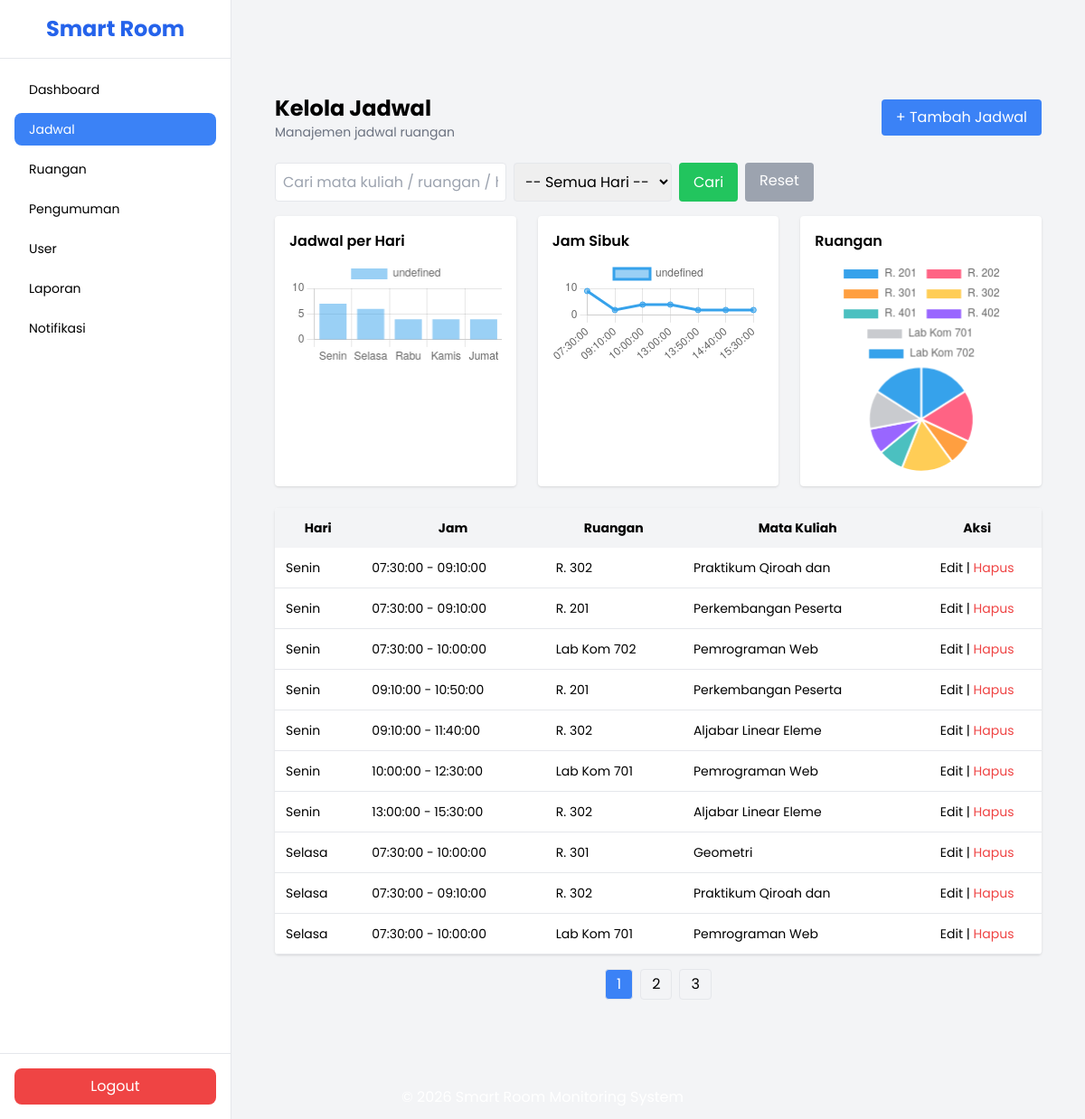
Page /index.php?menu=kelola_jadwal (signed in) on the committed database.
### tables this page shows
CREATE TABLE `jadwal` (
  `id_jadwal` int(11) NOT NULL,
  `id_mk_prodi` int(11) DEFAULT NULL,
  `id_dosen` int(11) DEFAULT NULL,
  `id_ruangan` int(11) DEFAULT NULL,
  `id_kelas` int(11) DEFAULT NULL,
  `id_tahun_ajar` int(11) DEFAULT NULL,
  `hari` varchar(20) DEFAULT NULL,
  `jam_mulai` time DEFAULT NULL,
  `jam_selesai` time DEFAULT NULL
);

CREATE TABLE `ruangan` (
  `id_ruangan` int(11) NOT NULL,
  `id_gedung` int(11) DEFAULT NULL,
  `nama_ruangan` varchar(50) DEFAULT NULL,
  `kapasitas` int(11) DEFAULT NULL,
  `lantai` int(11) NOT NULL DEFAULT 1
);

CREATE TABLE `mata_kuliah` (
  `id_mk` int(11) NOT NULL,
  `kode_mk` varchar(20) DEFAULT NULL,
  `nama_mk` varchar(20) DEFAULT NULL,
  `sks` int(11) DEFAULT NULL
);

### admin/kelola_jadwal.php (the view, shortened to what this page needs)
<?php
include __DIR__ . '/../config/koneksi.php';
$filter_hari = $_GET['hari'] ?? '';
$search = $_GET['search'] ?? '';
$limit = 10;
$page = isset($_GET['page']) ? (int)$_GET['page'] : 1;
$offset = ($page - 1) * $limit;
$where = "WHERE 1=1";
$total_data = mysqli_fetch_assoc(mysqli_query($conn,"
SELECT COUNT(*) as total
FROM jadwal j
JOIN ruangan r ON j.id_ruangan = r.id_ruangan
JOIN mk_prodi mp ON j.id_mk_prodi = mp.id_mk_prodi
JOIN mata_kuliah mk ON mp.id_mk = mk.id_mk
$where
"))['total'];
$total_page = ceil($total_data / $limit);
$data = mysqli_query($conn, "
SELECT
    j.*,
    r.nama_ruangan,
    mk.nama_mk
FROM jadwal j
JOIN ruangan r ON j.id_ruangan = r.id_ruangan
JOIN mk_prodi mp ON j.id_mk_prodi = mp.id_mk_prodi
JOIN mata_kuliah mk ON mp.id_mk = mk.id_mk
$where
ORDER BY
FIELD(j.hari,'Senin','Selasa','Rabu','Kamis','Jumat','Sabtu','Minggu'),
j.jam_mulai ASC
LIMIT $limit OFFSET $offset
");
$qHari = mysqli_query($conn,"
SELECT hari, COUNT(*) as total
FROM jadwal
GROUP BY hari
ORDER BY FIELD(hari,'Senin','Selasa','Rabu','Kamis','Jumat','Sabtu','Minggu')
");
$hari_chart = [];
$total_chart = [];
while($h = mysqli_fetch_assoc($qHari)){
    $hari_chart[] = $h['hari'];
    $total_chart[] = $h['total'];
}
$qJam = mysqli_query($conn,"
SELECT jam_mulai, COUNT(*) as total
FROM jadwal
GROUP BY jam_mulai
ORDER BY jam_mulai
");
$jam = [];
$total_jam = [];
while($j = mysqli_fetch_assoc($qJam)){
    $jam[] = $j['jam_mulai'];
    $total_jam[] = $j['total'];
}
$qRuang = mysqli_query($conn,"
SELECT r.nama_ruangan, COUNT(*) as total
FROM jadwal j
JOIN ruangan r ON j.id_ruangan = r.id_ruangan
GROUP BY j.id_ruangan
");
$ruang = [];
$total_ruang = [];
while($r = mysqli_fetch_assoc($qRuang)){
    $ruang[] = $r['nama_ruangan'];
    $total_ruang[] = $r['total'];
}
?>
<div class="p-6">
<div class="flex justify-between items-center mb-6">
    <div>
        <h2 class="text-2xl font-bold">Kelola Jadwal</h2>
        <p class="text-sm text-gray-500">Manajemen jadwal ruangan</p>
    </div>
    <a href="index.php?menu=tambah_jadwal"
       class="bg-blue-500 text-white px-4 py-2 rounded">
       + Tambah Jadwal
    </a>
</div>
<form method="GET" class="mb-4 flex gap-2 flex-wrap">
<input type="text" name="search"
placeholder="Cari mata kuliah / ruangan / hari..."
value="<?= $search ?>"
class="border p-2 rounded w-64">
<select name="hari" class="border p-2 rounded">
<option value="">-- Semua Hari --</option>
</select>
<button class="bg-green-500 text-white px-4 py-2 rounded">Cari</button>
<a href="index.php?menu=kelola_jadwal" class="bg-gray-400 text-white px-4 py-2 rounded">Reset</a>
</form>
<div class="grid md:grid-cols-3 gap-6 mb-6">
<div class="bg-white p-4 rounded shadow">
<h4 class="font-semibold mb-2">Jadwal per Hari</h4>
<canvas id="chartHari"></canvas>
</div>
<div class="bg-white p-4 rounded shadow">
<h4 class="font-semibold mb-2">Jam Sibuk</h4>
<canvas id="chartJam"></canvas>
</div>
<div class="bg-white p-4 rounded shadow">
<h4 class="font-semibold mb-2">Ruangan</h4>
<canvas id="chartRuang"></canvas>
</div>
</div>
<div class="bg-white rounded shadow overflow-hidden">
<table class="w-full text-sm">
<thead class="bg-gray-100">
<tr>
<th class="p-3">Hari</th>
<th class="p-3">Jam</th>
<th class="p-3">Ruangan</th>
<th class="p-3">Mata Kuliah</th>
<th class="p-3 text-center">Aksi</th>
</tr>
</thead>
<tbody>
<?php if(mysqli_num_rows($data) > 0){ ?>
<?php while($row = mysqli_fetch_assoc($data)) { ?>
<tr class="border-b">
<td class="p-3"><?= $row['hari'] ?></td>
<td class="p-3">
<?= $row['jam_mulai'] ?> - <?= $row['jam_selesai'] ?>
</td>
<td class="p-3"><?= $row['nama_ruangan'] ?></td>
<td class="p-3"><?= $row['nama_mk'] ?></td>
<td class="p-3 text-center">
<a href="index.php?menu=edit_jadwal&id=<?= $row['id_jadwal'] ?>">Edit</a> |
<a href="index.php?menu=hapus_jadwal&id=<?= $row['id_jadwal'] ?>"
   onclick="return confirm('Yakin hapus?')"
   class="text-red-500">
Hapus
</a>
</td>
</tr>
<?php } ?>
<?php } ?>
</tbody>
</table>
</div>
<div class="flex justify-center mt-4 gap-2">
<?php for($i=1; $i<=$total_page; $i++) { ?>
<a href="index.php?menu=kelola_jadwal&page=<?= $i ?>&hari=<?= $filter_hari ?>&search=<?= $search ?>"
   class="px-3 py-1 border rounded
   <?= ($i == $page) ? 'bg-blue-500 text-white' : '' ?>">
   <?= $i ?>
</a>
<?php } ?>
</div>
</div>
<script>
new Chart(document.getElementById('chartHari'), {
type: 'bar',
data: {
labels: <?= json_encode($hari_chart) ?>,
datasets: [{ data: <?= json_encode($total_chart) ?> }]
}
});
new Chart(document.getElementById('chartJam'), {
type: 'line',
data: {
labels: <?= json_encode($jam) ?>,
datasets: [{ data: <?= json_encode($total_jam) ?> }]
}
});
new Chart(document.getElementById('chartRuang'), {
type: 'pie',
data: {
labels: <?= json_encode($ruang) ?>,
datasets: [{ data: <?= json_encode($total_ruang) ?> }]
}
});
</script>

### index.php (style rules this page uses)
body { font-family:'Poppins',sans-serif; }

### rows in the picture
jadwal: hari "Senin", jam_mulai "07:30:00", jam_selesai "09:10:00", id_ruangan.nama_ruangan "R. 302", mata_kuliah.nama_mk "Praktikum Qiroah dan"
jadwal: hari "Senin", jam_mulai "07:30:00", jam_selesai "09:10:00", id_ruangan.nama_ruangan "R. 201", mata_kuliah.nama_mk "Perkembangan Peserta"
jadwal: hari "Senin", jam_mulai "07:30:00", jam_selesai "10:00:00", id_ruangan.nama_ruangan "Lab Kom 702", mata_kuliah.nama_mk "Pemrograman Web"
jadwal: hari "Senin", jam_mulai "09:10:00", jam_selesai "10:50:00", id_ruangan.nama_ruangan "R. 201", mata_kuliah.nama_mk "Perkembangan Peserta"
jadwal: hari "Senin", jam_mulai "09:10:00", jam_selesai "11:40:00", id_ruangan.nama_ruangan "R. 302", mata_kuliah.nama_mk "Aljabar Linear Eleme"
jadwal: hari "Senin", jam_mulai "10:00:00", jam_selesai "12:30:00", id_ruangan.nama_ruangan "Lab Kom 701", mata_kuliah.nama_mk "Pemrograman Web"
jadwal: hari "Senin", jam_mulai "13:00:00", jam_selesai "15:30:00", id_ruangan.nama_ruangan "R. 302", mata_kuliah.nama_mk "Aljabar Linear Eleme"
jadwal: hari "Selasa", jam_mulai "07:30:00", jam_selesai "10:00:00", id_ruangan.nama_ruangan "R. 301", mata_kuliah.nama_mk "Geometri"
jadwal: hari "Selasa", jam_mulai "07:30:00", jam_selesai "09:10:00", id_ruangan.nama_ruangan "R. 302", mata_kuliah.nama_mk "Praktikum Qiroah dan"
jadwal: hari "Selasa", jam_mulai "07:30:00", jam_selesai "10:00:00", id_ruangan.nama_ruangan "Lab Kom 701", mata_kuliah.nama_mk "Pemrograman Web"
